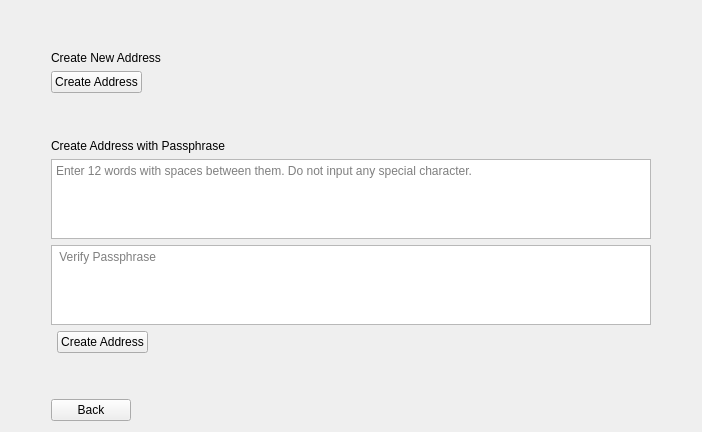
              <widget class="QWidget" name="add_address_page">
               <layout class="QGridLayout" name="gridLayout_39">
                <item row="1" column="1">
                 <layout class="QGridLayout" name="addaddress_page_Layout">
                  <item row="8" column="0" colspan="3">
                   <spacer name="verticalSpacer_10">
                    <property name="orientation">
                     <enum>Qt::Vertical</enum>
                    </property>
                    <property name="sizeHint" stdset="0">
                     <size>
                      <width>20</width>
                      <height>40</height>
                     </size>
                    </property>
                   </spacer>
                  </item>
                  <item row="0" column="0" colspan="3">
                   <spacer name="verticalSpacer_13">
                    <property name="orientation">
                     <enum>Qt::Vertical</enum>
                    </property>
                    <property name="sizeHint" stdset="0">
                     <size>
                      <width>20</width>
                      <height>40</height>
                     </size>
                    </property>
                   </spacer>
                  </item>
                  <item row="3" column="0" colspan="3">
                   <spacer name="verticalSpacer_14">
                    <property name="orientation">
                     <enum>Qt::Vertical</enum>
                    </property>
                    <property name="sizeHint" stdset="0">
                     <size>
                      <width>20</width>
                      <height>40</height>
                     </size>
                    </property>
                   </spacer>
                  </item>
                  <item row="1" column="0" colspan="3">
                   <layout class="QGridLayout" name="new_address_Layout">
                    <item row="2" column="1">
                     <widget class="QPushButton" name="newaddress_button">
                      <property name="text">
                       <string>Create Address</string>
                      </property>
                     </widget>
                    </item>
                    <item row="2" column="2">
                     <spacer name="horizontalSpacer_28">
                      <property name="orientation">
                       <enum>Qt::Horizontal</enum>
                      </property>
                      <property name="sizeHint" stdset="0">
                       <size>
                        <width>40</width>
                        <height>20</height>
                       </size>
                      </property>
                     </spacer>
                    </item>
                    <item row="0" column="1" colspan="2">
                     <widget class="QLabel" name="create_newaddress_label">
                      <property name="text">
                       <string>Create New Address</string>
                      </property>
                     </widget>
                    </item>
                   </layout>
                  </item>
                  <item row="7" column="2">
                   <spacer name="horizontalSpacer_40">
                    <property name="orientation">
                     <enum>Qt::Horizontal</enum>
                    </property>
                    <property name="sizeHint" stdset="0">
                     <size>
                      <width>40</width>
                      <height>20</height>
                     </size>
                    </property>
                   </spacer>
                  </item>
                  <item row="7" column="1">
                   <widget class="QPushButton" name="address_seed_button">
                    <property name="text">
                     <string>Create Address</string>
                    </property>
                   </widget>
                  </item>
                  <item row="6" column="0" colspan="3">
                   <widget class="QPlainTextEdit" name="verify_passphrase_TextEdit">
                    <property name="minimumSize">
                     <size>
                      <width>600</width>
                      <height>0</height>
                     </size>
                    </property>
                    <property name="maximumSize">
                     <size>
                      <width>16777215</width>
                      <height>80</height>
                     </size>
                    </property>
                    <property name="cursorWidth">
                     <number>1</number>
                    </property>
                    <property name="placeholderText">
                     <string> Verify Passphrase</string>
                    </property>
                   </widget>
                  </item>
                  <item row="4" column="0" colspan="3">
                   <widget class="QLabel" name="create_seed_label">
                    <property name="text">
                     <string>Create Address with Passphrase</string>
                    </property>
                   </widget>
                  </item>
                  <item row="5" column="0" colspan="3">
                   <widget class="QPlainTextEdit" name="passphrase_TextEdit">
                    <property name="minimumSize">
                     <size>
                      <width>600</width>
                      <height>0</height>
                     </size>
                    </property>
                    <property name="maximumSize">
                     <size>
                      <width>16777215</width>
                      <height>80</height>
                     </size>
                    </property>
                    <property name="tabStopWidth">
                     <number>80</number>
                    </property>
                    <property name="cursorWidth">
                     <number>1</number>
                    </property>
                    <property name="centerOnScroll">
                     <bool>false</bool>
                    </property>
                    <property name="placeholderText">
                     <string>Enter 12 words with spaces between them. Do not input any special character. </string>
                    </property>
                   </widget>
                  </item>
                 </layout>
                </item>
                <item row="2" column="1">
                 <layout class="QHBoxLayout" name="address_backbutton_Layout">
                  <item>
                   <widget class="QPushButton" name="addresspage_back_button">
                    <property name="text">
                     <string>Back</string>
                    </property>
                   </widget>
                  </item>
                  <item>
                   <spacer name="horizontalSpacer_27">
                    <property name="orientation">
                     <enum>Qt::Horizontal</enum>
                    </property>
                    <property name="sizeHint" stdset="0">
                     <size>
                      <width>40</width>
                      <height>20</height>
                     </size>
                    </property>
                   </spacer>
                  </item>
                 </layout>
                </item>
                <item row="1" column="3" rowspan="2">
                 <spacer name="horizontalSpacer_32">
                  <property name="orientation">
                   <enum>Qt::Horizontal</enum>
                  </property>
                  <property name="sizeHint" stdset="0">
                   <size>
                    <width>40</width>
                    <height>20</height>
                   </size>
                  </property>
                 </spacer>
                </item>
                <item row="1" column="0" rowspan="2">
                 <spacer name="horizontalSpacer_31">
                  <property name="orientation">
                   <enum>Qt::Horizontal</enum>
                  </property>
                  <property name="sizeHint" stdset="0">
                   <size>
                    <width>40</width>
                    <height>20</height>
                   </size>
                  </property>
                 </spacer>
                </item>
               </layout>
              </widget>
